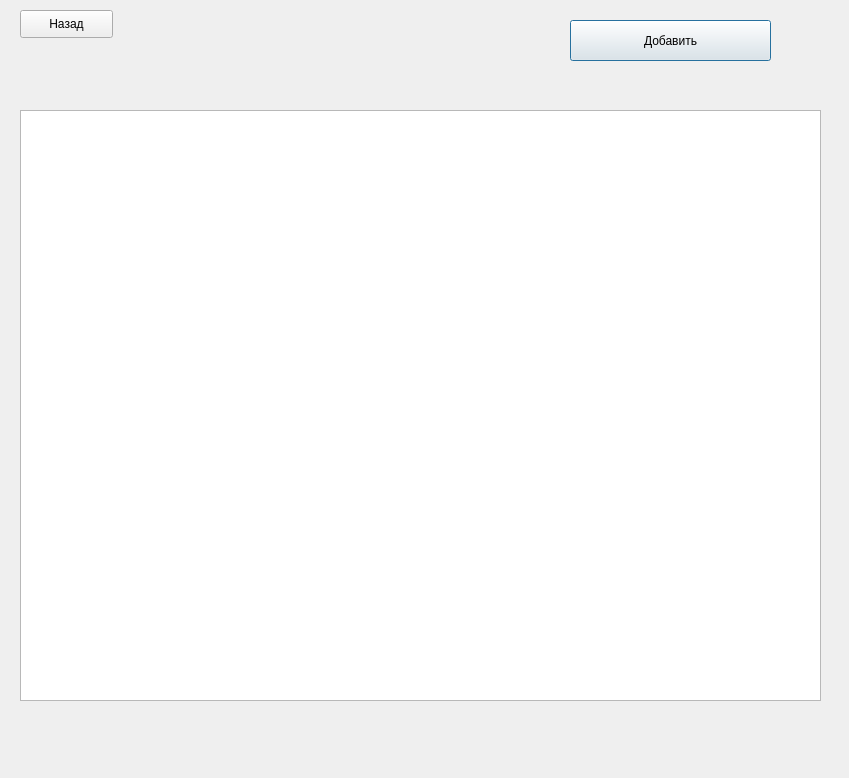
<?xml version="1.0" encoding="UTF-8"?>
<ui version="4.0">
 <class>reports</class>
 <widget class="QDialog" name="reports">
  <property name="geometry">
   <rect>
    <x>0</x>
    <y>0</y>
    <width>849</width>
    <height>778</height>
   </rect>
  </property>
  <property name="windowTitle">
   <string>Отчёты</string>
  </property>
  <widget class="QPushButton" name="addReportButton">
   <property name="geometry">
    <rect>
     <x>570</x>
     <y>20</y>
     <width>201</width>
     <height>41</height>
    </rect>
   </property>
   <property name="font">
    <font>
     <pointsize>9</pointsize>
    </font>
   </property>
   <property name="text">
    <string>Добавить</string>
   </property>
  </widget>
  <widget class="QPushButton" name="Back_button">
   <property name="geometry">
    <rect>
     <x>20</x>
     <y>10</y>
     <width>93</width>
     <height>28</height>
    </rect>
   </property>
   <property name="text">
    <string>Назад</string>
   </property>
  </widget>
  <widget class="QTableView" name="reportTableView">
   <property name="geometry">
    <rect>
     <x>20</x>
     <y>110</y>
     <width>801</width>
     <height>591</height>
    </rect>
   </property>
  </widget>
 </widget>
 <resources/>
 <connections/>
</ui>
